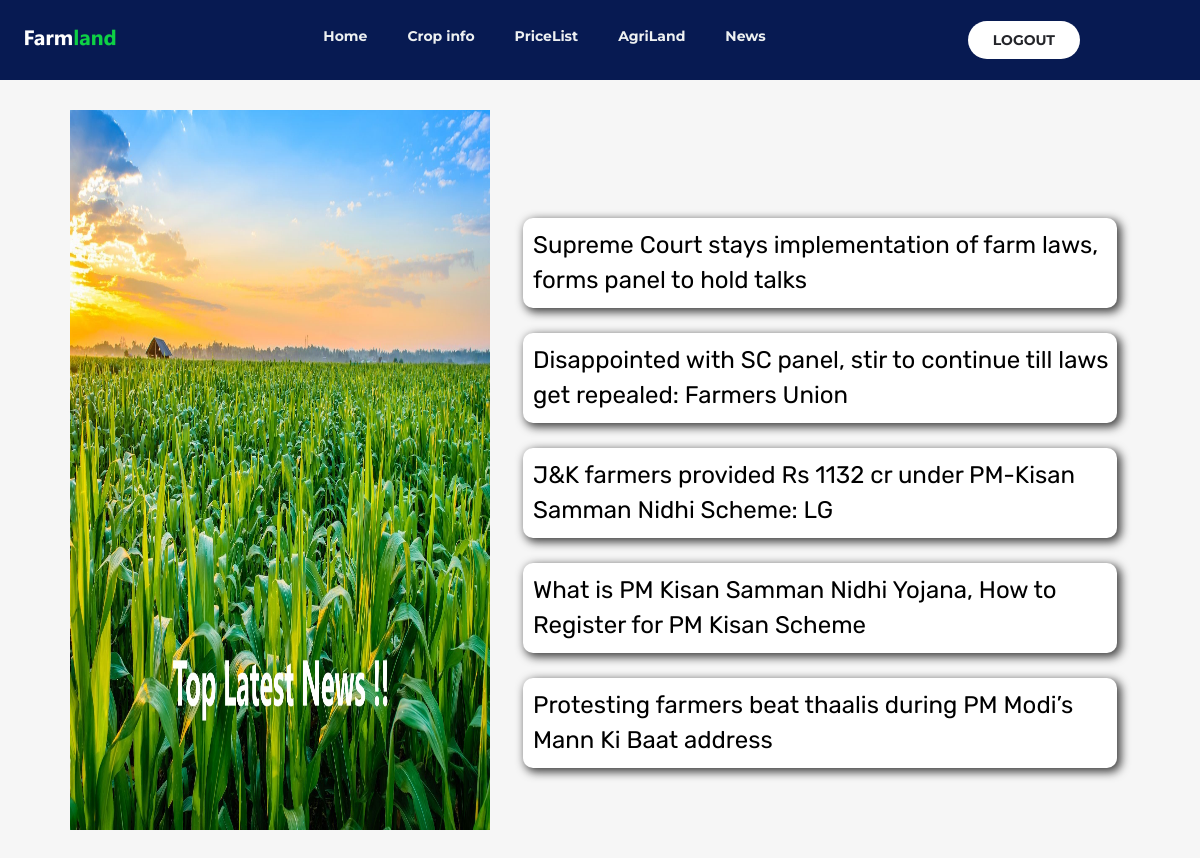
The page /news (signed in) on the database as committed earlier.
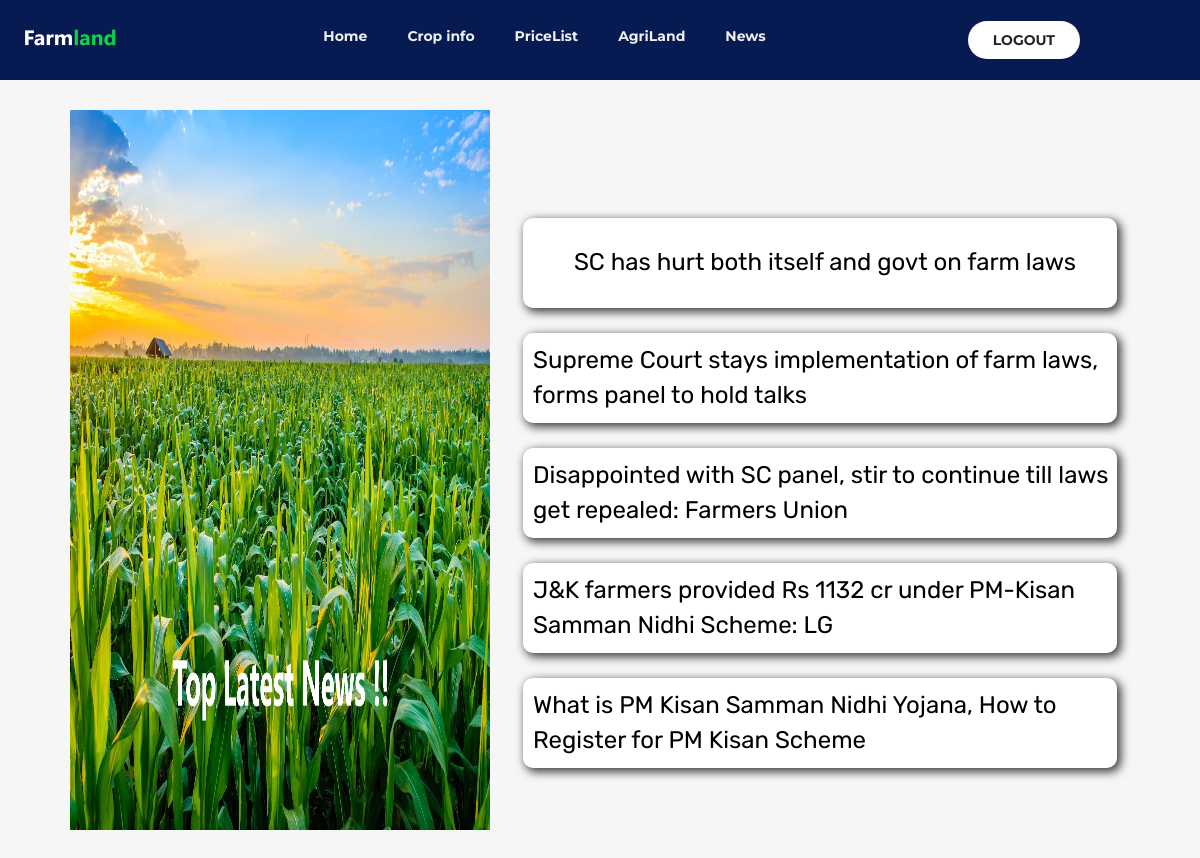
The same page on the database as committed later.
### tables this page shows
CREATE TABLE NEWS(NEWS_ID INTEGER PRIMARY KEY AUTOINCREMENT,NEWS_TITLE TEXT NOT NULL,NEWS_URL TEXT NOT NULL);

### app.py (the view)
@app.route('/news')
def news():
   conn = sqlite3.connect('FarmEasy.db')
   d=conn.cursor()
   rows=d.execute('SELECT * FROM (SELECT * FROM NEWS ORDER BY NEWS_ID DESC LIMIT 5) ORDER BY NEWS_ID DESC')
   rows=rows.fetchall()
   conn.commit()
   conn.close()
   return render_template('news.html',role=session['role'],news=rows)

### templates/news.html (shortened to what this page needs)
<!DOCTYPE html>
<html lang="en">
<head>
    <link rel="stylesheet" href="../static/css/news.css">
        <link
      rel="stylesheet"
      href="https://maxcdn.bootstrapcdn.com/bootstrap/3.4.1/css/bootstrap.min.css"
    />
</head>
<body>
    <div class="bar">
    {% include 'nav.html' %}
    <div class="continer">
        <div class="news_image">
            <img src="./static/img/news.jpg" alt="">
        </div>
        <div class="news">
            {% for row in news%}
            <div class="news_continer">
                <a href={{row[2]}}>{{row[1]}}</a>
            </div>
            {% endfor %}
        </div>
    </div>
</body>
</html>

### templates/nav.html (shortened to what this page needs)
<!DOCTYPE html>
    <head>
        <link rel="stylesheet" href="../static/css/nav.css">
    </head>
    <body>
        <header>
            <a class="logo" href="/"><img src="../static/img/flogo.png" alt="logo"></a>
            <nav>
                <ul class="nav__links">
                    <li><a href="/dashboard">Home</a></li>
                    <li><a href="/allcrop">Crop info</a></li>
                    <li><a href="/price">PriceList</a></li>
                    <li><a href="/land">AgriLand</a></li>
                    <li><a href="/news">News</a></li>
                </ul>
            </nav>
            <a class="cta" href="/logout">LOGOUT</a>
        </header>
    </body>
</html>

### static/css/news.css (style rules this page uses)
* { box-sizing: border-box; margin: 0; padding: 0; }
body { display: flex; flex-direction: column; justify-content: center; align-items: center; background-color: #f6f6f6; }
.bar { width: 100vw; }
.continer { margin-top: 0px; width: 100vw; height: 100vh; display: flex; flex-direction: row; justify-content: space-between; background-color: #f6f6f6; }
.news_image { width: 35%; height: 100%; margin-left: 50px; }
.news_image img { margin-top: 30px; width: 100%; height: 90%; margin-left: 20px; }
.news { width: 55%; height: 100%; margin-right: 50px; display: flex; flex-direction: column; justify-content: center; align-items: center; }
.news_continer { width: 90%; height: 90px; border-radius: 10px; box-shadow: 3px 3px 10px 1px rgba(0, 0, 0, 0.75); -webkit-box-shadow: 3px 3px 10px 1px rgba(0, 0, 0, 0.75); -moz-box-shadow: 3px 3px 10px 1px rgba(0, 0, 0, 0.75); background-color: white; font-size: 16px; display: flex; justify-content: center; align-items: center; font-family: "Rubik", sans-serif; margin-top: 25px; padding-left: 10px; }
.news_continer a { text-decoration: none !important; font-size: 150%; color: black; }

### static/css/nav.css (style rules this page uses)
* { box-sizing: border-box; margin: 0; padding: 0; }
header { display: flex; justify-content: space-between; align-items: center; padding: 20px 10%; background-color: #071a52; background-color: #; }
.logo { cursor: pointer; }
.logo img { height: 40px; margin-left: -100px; }
.nav__links a, .cta, .overlay__content a { font-family: "Montserrat", sans-serif; font-weight: 700; color: #edf0f1; text-decoration: none; }
.nav__links { list-style: none; display: flex; }
.nav__links li { padding: 0px 20px; }
.nav__links li a { transition: color 0.3s ease 0s; }
.cta { padding: 9px 25px; background-color: rgba(255, 255, 255, 1); border: none; border-radius: 50px; cursor: pointer; color: #24252a; transition: background-color 0.3s ease 0s; }

Rows that differ between the two databases and show on the page:
no longer on this page (row unchanged): NEWS: NEWS_TITLE "Protesting farmers beat thaalis during PM Modi’s Mann Ki Baat address"
added NEWS: NEWS_TITLE "SC has hurt both itself and govt on farm laws"
